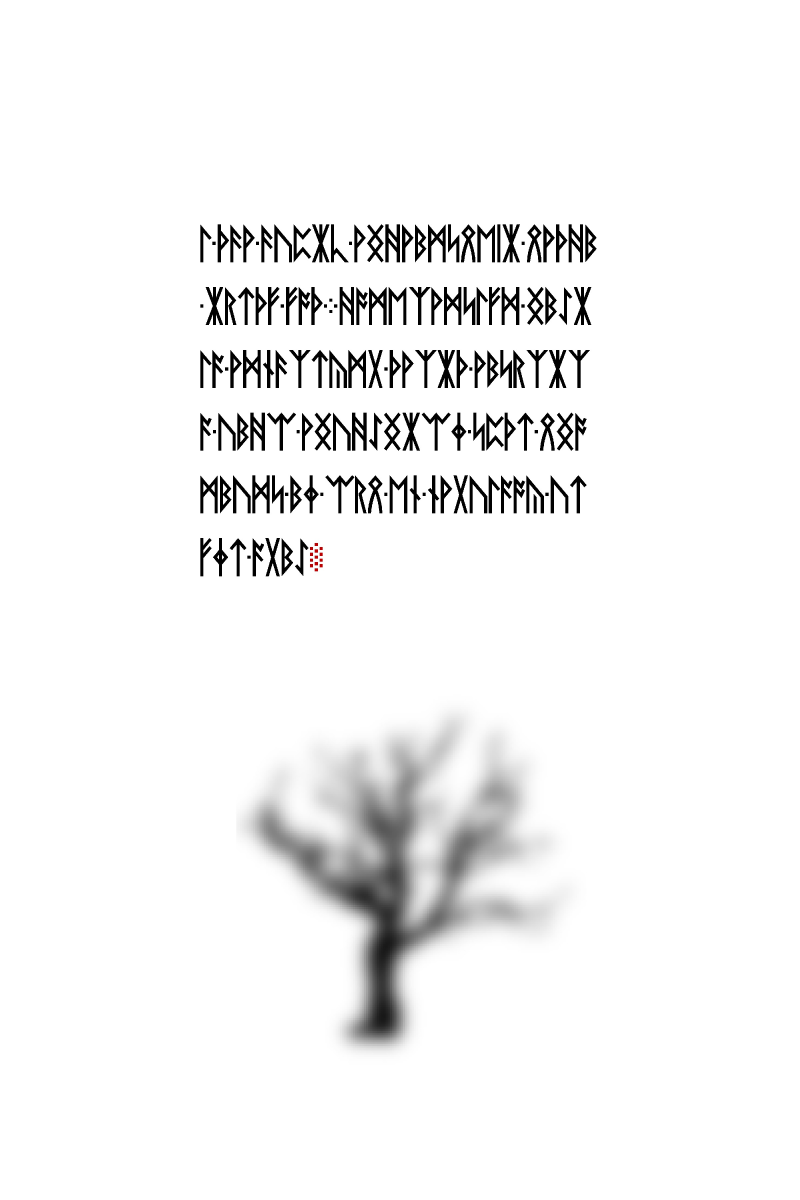
#> input picture resources/liber-primus/49.jpg, 2400 x 3600 px (shown at 1/3 size)
$ python p32_red13_mark_geometry_sft.py
#> lines starting #> are read from the running program, lines starting #| are printed output that depends on the picture; after the words box and inside, x2 and y2 are one past the last pixel; in counts of white or black regions, pixels touching at a corner belong together
#!/usr/bin/env python3
"""Measure the original p32 red 13-dot mark without using the derived annotation."""
from __future__ import annotations

import json
from collections import deque
from pathlib import Path

import numpy as np
from PIL import Image

ROOT = Path(__file__).resolve().parents[1]
IMAGE = ROOT / "resources" / "liber-primus" / "49.jpg"
rgb = np.asarray(Image.open(IMAGE).convert("RGB"), dtype=np.int16)
red = (
    (rgb[:, :, 0] > 130)
    & (rgb[:, :, 1] < 100)
    & (rgb[:, :, 2] < 100)
    & ((rgb[:, :, 0] - rgb[:, :, 1]) > 50)
)
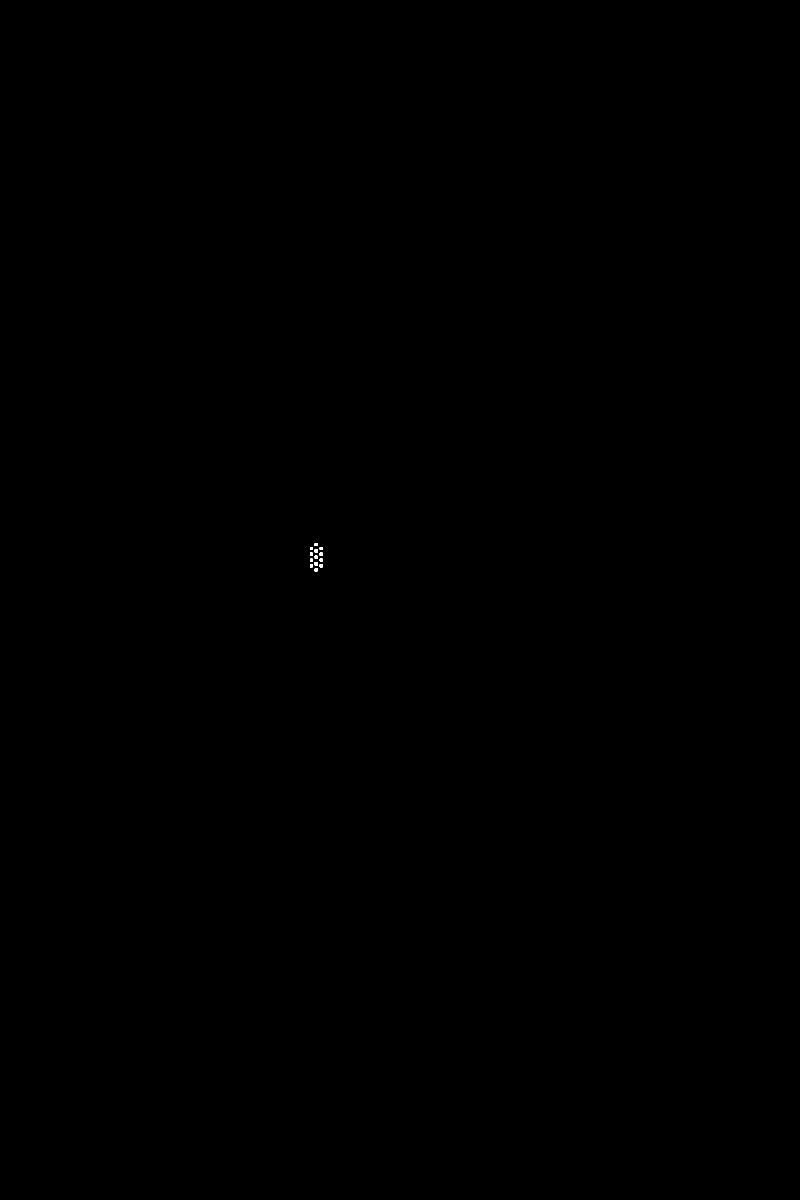
#> red: shape (3600, 2400) bool (shown at 1/3 size); 0.01% white; 13 white regions, largest, box (x1, y1, x2, y2) and area: (944, 1686, 954, 1696) 100, (944, 1648, 954, 1658) 98, (959, 1658, 968, 1668) 88
ys, xs = np.where(red)
#> ys = 1111 values from 1629 to 1713; xs = 1111 values, max 967 at index 115, min 930 at index 99, mean 948.6
pixels = set(zip(xs.tolist(), ys.tolist()))
#> pixels = 1111 items
components = []
while pixels:
    seed = pixels.pop()
    queue = deque([seed])
    points = [seed]
    while queue:
        x, y = queue.popleft()
        for dy in (-1, 0, 1):
            for dx in (-1, 0, 1):
                if dx == 0 and dy == 0:
                    continue
                q = (x + dx, y + dy)
                if q in pixels:
                    pixels.remove(q)
                    queue.append(q)
                    points.append(q)
    components.append({
        "area": len(points),
        "x": sum(p[0] for p in points) / len(points),
        "y": sum(p[1] for p in points) / len(points),
    })
#> this loop made 13 passes
#> after the loop, components = 13 items; pixels = 0 items
components.sort(key=lambda c: (c["y"], c["x"]))
assert len(components) == 13, f"expected 13 red components, found {len(components)}"

# The mark has nine horizontal levels. Within-level y-centres differ by <1 px;
# adjacent levels are separated by at least 6 px in the original scan.
rows = []
for component in components:
    if not rows or abs(component["y"] - rows[-1]["y"]) > 4:
        rows.append({"y": component["y"], "components": [component]})
    else:
        rows[-1]["components"].append(component)
        rows[-1]["y"] = sum(c["y"] for c in rows[-1]["components"]) / len(rows[-1]["components"])
#> this loop made 13 passes
#> component on passes 1 to 12: {'area': 87, 'x': 948.4, 'y': 1633}, {'area': 77, 'x': 963.1, 'y': 1645.1}, {'area': 74, 'x': 933.9, 'y': 1645.1}, {'area': 98, 'x': 948.5, 'y': 1652.5}, {'area': 87, 'x': 934, 'y': 1662.4}, {'area': 88, 'x': 963.1, 'y': 1662.5}, {'area': 85, 'x': 948.5, 'y': 1671}, {'area': 76, 'x': 963.1, 'y': 1679.9}, {'area': 77, 'x': 934, 'y': 1680}, {'area': 100, 'x': 948.5, 'y': 1690.5}, {'area': 88, 'x': 963.1, 'y': 1696.5}, {'area': 87, 'x': 934, 'y': 1696.6}
#> after the loop, rows = 9 items
row_counts = [len(row["components"]) for row in rows]
#> row_counts = [1, 2, 1, 2, 1, 2, 1, 2, 1]
assert row_counts == [1, 2, 1, 2, 1, 2, 1, 2, 1], row_counts

centres = [c["x"] for c in components]
#> centres = [948.4, 963.1, 933.9, 948.5, 934, 963.1, 948.5, 963.1, 934, 948.5, 963.1, 934, 948.4]
columns = []
for x in sorted(centres):
    if not columns or abs(x - columns[-1]["mean"]) > 4:
        columns.append({"values": [x], "mean": x})
    else:
        columns[-1]["values"].append(x)
        columns[-1]["mean"] = sum(columns[-1]["values"]) / len(columns[-1]["values"])
#> this loop made 13 passes
#> x on passes 1 to 12: 933.9, 934, 934, 934, 948.4, 948.4, 948.5, 948.5, 948.5, 963.1, 963.1, 963.1
#> after the loop, columns = 3 items
column_counts = [len(col["values"]) for col in columns]
#> column_counts = [4, 5, 4]
assert column_counts == [4, 5, 4], column_counts

left, centre, right = [col["mean"] for col in columns]
#> left = 933.9; centre = 948.5; right = 963.1
assert abs((left + right) / 2 - centre) < 1.0
assert sum(row_counts) == 13
assert column_counts[1] == 5
assert column_counts[0] + column_counts[2] == 8

print(json.dumps({
    "image": str(IMAGE.relative_to(ROOT)),
    "image_size": Image.open(IMAGE).size,
    "red_components": len(components),
    "row_occupancy_top_to_bottom": row_counts,
    "column_occupancy_left_to_right": column_counts,
    "decomposition": "5 central-column dots + 8 lateral dots = 13",
    "symmetry": "left/right column centroids are symmetric about the centre column",
    "interpretation_limit": "The count and geometry are exact scan observations; their intended meaning and orientation are not established."
}, indent=2))
#> (printed output is left out)
